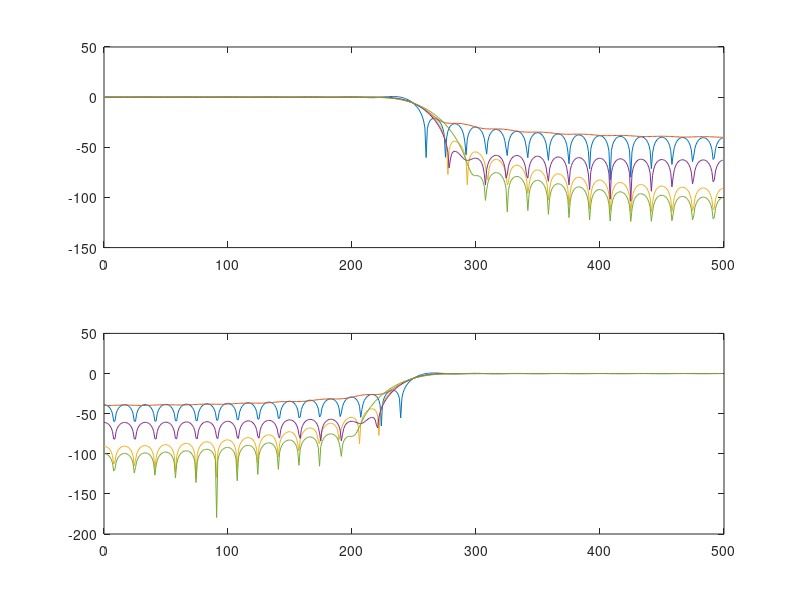

This figure's MATLAB source:
% Window columns: rectangular, triangular, Hann, Hamming, Blackman.
fs = 1000; fp = 200; fst = 300; M = 60;
Wn = (fp+fst)/fs;
w = [rectwin(M+1) triang(M+1) hann(M+1) hamming(M+1) blackman(M+1)];
for i = 1:5
    [HL(:,i),f] = freqz(fir1(M,Wn,'low',w(:,i)),1,512,fs);
    HH(:,i) = freqz(fir1(M,Wn,'high',w(:,i)),1,512,fs);
end
GL = 20*log10(abs(HL)+eps);
GH = 20*log10(abs(HH)+eps);
ripple = max(abs(GL(f<=fp,:)))
atten = -max(GL(f>=fst,:))
figure;
subplot(2,1,1); plot(f,GL);
subplot(2,1,2); plot(f,GH);
